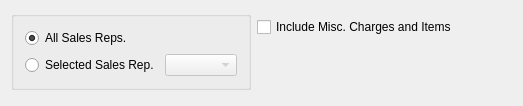
<?xml version="1.0" encoding="UTF-8"?>
<ui version="4.0">
 <comment>This file is part of the xTuple ERP: PostBooks Edition, a free and
open source Enterprise Resource Planning software suite,
Copyright (c) 1999-2018 by OpenMFG LLC, d/b/a xTuple.
It is licensed to you under the Common Public Attribution License
version 1.0, the full text of which (including xTuple-specific Exhibits)
is available at www.xtuple.com/CPAL.  By using this software, you agree
to be bound by its terms.</comment>
 <class>dspBriefEarnedCommissions</class>
 <widget class="QWidget" name="dspBriefEarnedCommissions">
  <property name="geometry">
   <rect>
    <x>0</x>
    <y>0</y>
    <width>523</width>
    <height>106</height>
   </rect>
  </property>
  <property name="windowTitle">
   <string>Brief Earned Commissions</string>
  </property>
  <layout class="QHBoxLayout" name="horizontalLayout">
   <item>
    <layout class="QVBoxLayout">
     <item>
      <widget class="QGroupBox" name="_salesrepGrouip">
       <property name="title">
        <string/>
       </property>
       <layout class="QVBoxLayout">
        <item>
         <widget class="QRadioButton" name="_allSalesreps">
          <property name="text">
           <string>All Sales Reps.</string>
          </property>
          <property name="checked">
           <bool>true</bool>
          </property>
         </widget>
        </item>
        <item>
         <layout class="QHBoxLayout">
          <item>
           <widget class="QRadioButton" name="_selectedSalesrep">
            <property name="text">
             <string>Selected Sales Rep.</string>
            </property>
           </widget>
          </item>
          <item>
           <widget class="XComboBox" name="_salesrep">
            <property name="enabled">
             <bool>false</bool>
            </property>
            <property name="sizePolicy">
             <sizepolicy hsizetype="Expanding" vsizetype="Fixed">
              <horstretch>0</horstretch>
              <verstretch>0</verstretch>
             </sizepolicy>
            </property>
           </widget>
          </item>
         </layout>
        </item>
       </layout>
      </widget>
     </item>
     <item>
      <spacer name="Spacer68">
       <property name="orientation">
        <enum>Qt::Vertical</enum>
       </property>
       <property name="sizeType">
        <enum>QSizePolicy::Expanding</enum>
       </property>
       <property name="sizeHint" stdset="0">
        <size>
         <width>20</width>
         <height>0</height>
        </size>
       </property>
      </spacer>
     </item>
    </layout>
   </item>
   <item>
    <layout class="QVBoxLayout" name="verticalLayout">
     <item>
      <widget class="DateCluster" name="_dates"/>
     </item>
     <item>
      <widget class="XCheckBox" name="_includeMisc">
       <property name="text">
        <string>Include Misc. Charges and Items</string>
       </property>
      </widget>
     </item>
     <item>
      <spacer name="Spacer2">
       <property name="orientation">
        <enum>Qt::Vertical</enum>
       </property>
       <property name="sizeType">
        <enum>QSizePolicy::Expanding</enum>
       </property>
       <property name="sizeHint" stdset="0">
        <size>
         <width>20</width>
         <height>0</height>
        </size>
       </property>
      </spacer>
     </item>
    </layout>
   </item>
   <item>
    <spacer name="horizontalSpacer">
     <property name="orientation">
      <enum>Qt::Horizontal</enum>
     </property>
     <property name="sizeHint" stdset="0">
      <size>
       <width>6</width>
       <height>20</height>
      </size>
     </property>
    </spacer>
   </item>
  </layout>
 </widget>
 <layoutdefault spacing="6" margin="11"/>
 <customwidgets>
  <customwidget>
   <class>DateCluster</class>
   <extends>QWidget</extends>
   <header>datecluster.h</header>
   <container>1</container>
  </customwidget>
  <customwidget>
   <class>XCheckBox</class>
   <extends>QCheckBox</extends>
   <header>xcheckbox.h</header>
  </customwidget>
  <customwidget>
   <class>XComboBox</class>
   <extends>QComboBox</extends>
   <header>xcombobox.h</header>
  </customwidget>
 </customwidgets>
 <tabstops>
  <tabstop>_allSalesreps</tabstop>
  <tabstop>_selectedSalesrep</tabstop>
  <tabstop>_salesrep</tabstop>
  <tabstop>_includeMisc</tabstop>
 </tabstops>
 <resources/>
 <connections>
  <connection>
   <sender>_selectedSalesrep</sender>
   <signal>toggled(bool)</signal>
   <receiver>_salesrep</receiver>
   <slot>setEnabled(bool)</slot>
   <hints>
    <hint type="sourcelabel">
     <x>20</x>
     <y>20</y>
    </hint>
    <hint type="destinationlabel">
     <x>20</x>
     <y>20</y>
    </hint>
   </hints>
  </connection>
 </connections>
</ui>
